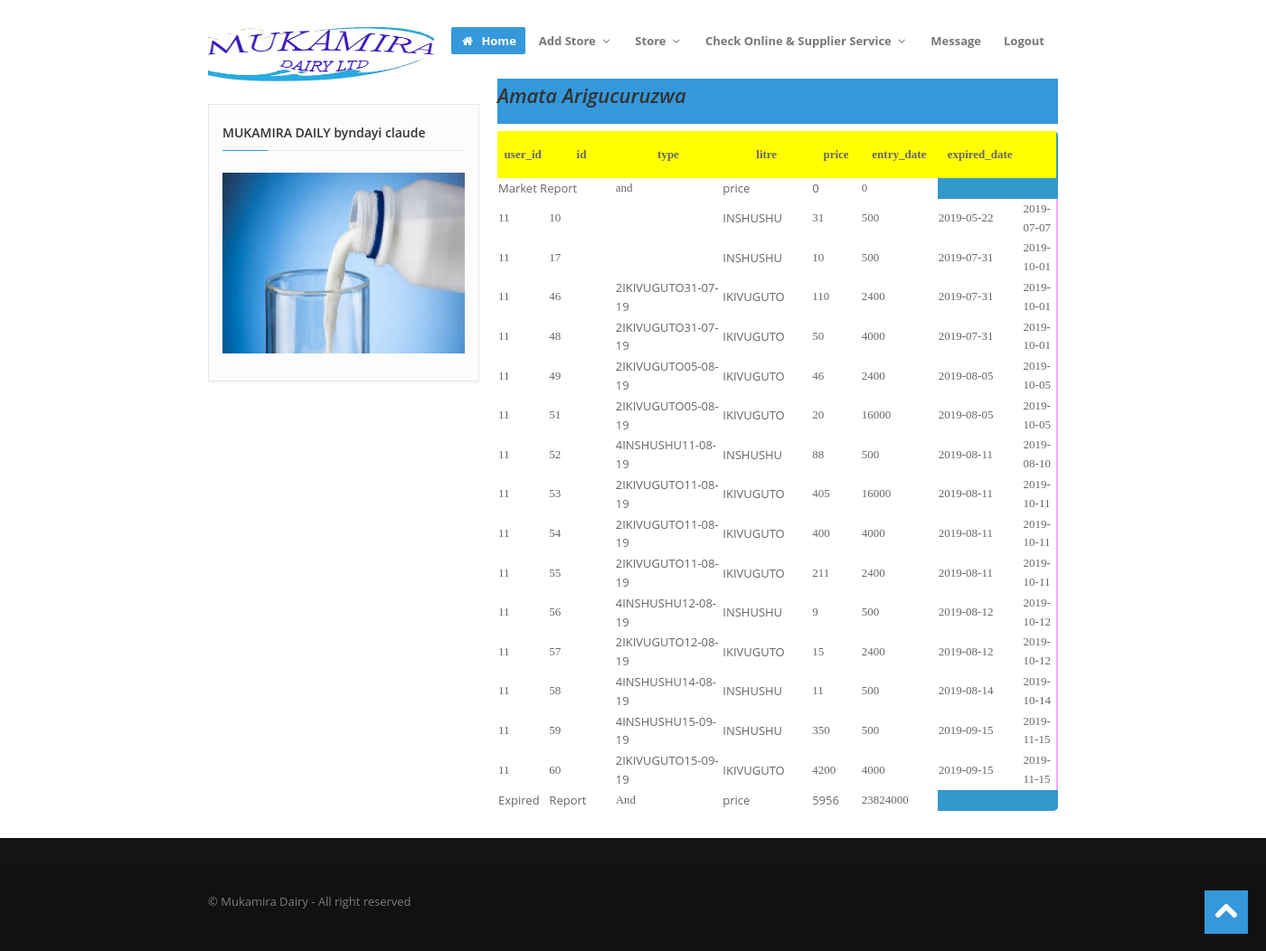
Page /users/output_milk.php (signed in) on the committed database.
### tables this page shows
CREATE TABLE `output_milk` (
  `user_id` int(3) NOT NULL,
  `id` int(3) NOT NULL,
  `product_id` varchar(30) NOT NULL,
  `milk_type` varchar(30) NOT NULL,
  `capacity` int(5) NOT NULL,
  `price` int(6) NOT NULL,
  `input_date` date NOT NULL,
  `expired_date` date NOT NULL,
  `package` int(15) NOT NULL,
  `pack` varchar(3) NOT NULL,
  `status` varchar(12) NOT NULL
);

### users/output_milk.php (the view, shortened to what this page needs)
<?php
if (!isset($_SESSION['id'])) {
  header('location:../index.php');
}
else
{
?>
<!DOCTYPE html>
<html lang="en">
<head>
  <link href="../assets/css/bootstrap.css" rel="stylesheet">
  <link href="../assets/css/bootstrap-responsive.css" rel="stylesheet">
  <link href="../assets/css/prettyPhoto.css" rel="stylesheet">
  <link href="../assets/js/google-code-prettify/prettify.css" rel="stylesheet">
  <link href="../assets/css/flexslider.css" rel="stylesheet">
  <link href="../assets/css/style.css" rel="stylesheet">
  <link href="../assets/color/default.css" rel="stylesheet">
</head>
<body>
  <div id="wrapper">
    <?php
    include("layouts/header.php");
    ?>
    <section id="maincontent">
      <div class="container">
        <div class="row">
          <div class="span4">
            <aside>
              <div class="widget">
                <h6 class="rheading">MUKAMIRA DAILY by<?php echo $_SESSION["names"]; ?><span></span></h6>
              <img src="../assets/img/milk4.jpg"style="height:200px;width:300px; margin-top: 0px;">
              </div>
            </aside>
          </div>
          <div class="span8">
             <section id="subintro" style="margin-top: -28px;">
               <div class="container" style="height: 50px;">
                 <div class="row">
                    <div class="span8">
                      <ul class="breadcrumb" style="margin-top: -6px;">
                       <li>
                       <h3>Amata Arigucuruzwa</h3></li>
                     </ul>
                    </div>
                  </div>
                </div>
              </section>
           <table style="background:#3399CC;border-radius:5px; margin-top: -30px;">
<tr>
<th bgcolor="#ffff" width="80px" height="50px"STYLE="font-family:Script MT;">user_id</th>
<th bgcolor="#ffff" width="160px" height="50px" STYLE="font-family:Script MT;">id</th>
<th bgcolor="#ffff" width="180px" height="50px" STYLE="font-family:Script MT;">type</th>
<th bgcolor="#ffff" width="180px" height="50px" STYLE="font-family:Script MT;">litre</th>
<th bgcolor="#ffff" width="120px" height="50px"STYLE="font-family:Script MT;">price</th>
<th bgcolor="#ffff" width="150px" height="50px" STYLE="font-family:Script MT;">entry_date</th>
<th bgcolor="#ffff" width="150px" height="50px" STYLE="font-family:Script MT;">expired_date</th>
<th bgcolor="#ffff" width="50px" height="50px" STYLE="font-family:Script MT;"> </th>
</tr>
<?Php
try{
class market_milk{
  function __construct(){
    $total=0;
      $price=0;
  ?>
<tr>
  <td bgcolor="#FFFFFF" STYLE="" colspan="2">Market Report</td>
  <td bgcolor="#FFFFFF" STYLE="font-family:Script MT;">and</td>
  <td bgcolor="#FFFFFF" STYLE="">price</td>
  <td bgcolor="#FFFFFF" STYLE=""><?php echo $total;?></td>
  <td bgcolor="#FFFFFF" STYLE="font-family:Script MT;"><?php echo $total*$price;?></td>
</tr>
  <?php
  $d=date("Y-m-d");
  include("../code/connection.php");
  $a=$con->prepare("select * from output_milk where expired_date<'$d'");
  $a->execute();
    $ex_total=0;
  while($row=$a->fetch(PDO::FETCH_ASSOC)){
     ?>
<tr>
<td bgcolor="#FFFFFF" STYLE="font-family:Script MT;"><?php echo $row['user_id'];?></td>
<td bgcolor="#FFFFFF" STYLE="font-family:Script MT;"><?php echo $row['id'];?></td>
<td bgcolor="#FFFFFF" STYLE="font-family:;"><?php echo $row['product_id'];?></td>
<td bgcolor="#FFFFFF" STYLE="font-family:;"><?php echo $row['milk_type'];?></td>
<td bgcolor="#FFFFFF" STYLE="font-family:Script MT;"><?php echo $row['capacity'];?></td>
 <?php $ex_total=$ex_total+$row['capacity'];?>
<td bgcolor="#FFFFFF" STYLE="font-family:Script MT;"><?php echo $price=$row['price'];?></td>
<td bgcolor="#FFFFFF" STYLE="font-family:Script MT;"><?php echo $row['input_date'];?></td>
<td bgcolor="#FFFFFF" STYLE="font-family:Script MT;"><?php echo $row['expired_date'];?></td>
<td style="background:#FFA6FF;">
</td></tr>
<?php
}?>
<tr>
  <td bgcolor="#FFFFFF" STYLE="" colspan="">Expired</td>
  <td bgcolor="#FFFFFF" STYLE="" colspan="">Report</td>
  <td bgcolor="#FFFFFF" STYLE="font-family:Script MT;">And</td>
  <td bgcolor="#FFFFFF" STYLE="" colspan="">price</td>
  <td bgcolor="#FFFFFF" STYLE="" colspan=""><?php echo $ex_total;?></td>
  <td bgcolor="#FFFFFF" STYLE="font-family:Script MT;"><?php echo $ex_total*$price;?></td>
</tr>
<?php
}
}
$obj=new market_milk();
}catch(PDOException $e){echo"i am not robot";}
?>
</table>
          </div>
        </div>
      </div>
    </section>
    <?php
      include("layouts/footer.php");
    ?>
  </div>
  <a href="#" class="scrollup"><i class="icon-chevron-up icon-square icon-48 active"></i></a>
</body>
</html>
<?php } ?>

### assets/css/style.css (style rules this page uses)
.row { margin-bottom:30px; }
#maincontent { z-index:1000; margin-top:0px; }
section#subintro { width: 100%; color: #fff; height:auto; margin: 0 auto; padding: 0; margin-bottom:30px; }
.rheading { margin-bottom: 24px; }
.rheading { position: relative; border-bottom: #e9e9e9 1px solid; padding-bottom: 9px; }
.rheading span { position: absolute; width: 50px; height: 1px; bottom: -1px; left: 0; }
.scrollup { position:fixed; width:48px; height:48px; bottom:20px; right:20px; }
a.scrollup { outline:0; }
aside { background:#fcfcfc; padding:20px 15px 0 15px; margin: 0 0 30px 0; border: 1px solid #e6e6e6; -webkit-box-shadow: 0 2px 0 rgba(0,0,0,0.03); -moz-box-shadow: 0 2px 0 rgba(0,0,0,0.03); box-shadow: 0 2px 0 rgba(0,0,0,0.03); -webkit-box-sizing: border-box; -moz-box-sizing: border-box; box-sizing: border-box; }
aside .widget { margin-bottom:30px; }
[class^="icon-"], [class*=" icon-"] { float:none; }
.icon-square, .icon-rounded, .icon-plain, .icon-circled { margin: 10px 10px 10px 0; display: inline-block !important; text-align: center !important; color: #fff; width: 18px; height: 18px; padding:3px; font-size: 12px; line-height: 18px; text-shadow:none; cursor: pointer; }
.icon-square { background-color: #444; }
[class^="icon-"], [class*=" icon-"] { margin-top: 1px; margin-right: .3em; }
.icon-48 { width: 32px; height: 32px; padding:8px; font-size: 28px; line-height: 30px; }
#subintro .breadcrumb { margin:30px 0 0; background:none; }
#subintro ul.breadcrumb li { margin-bottom:0; padding-bottom:0; color:#fff; font-style:italic; }
.breadcrumb > li { display: inline-block; *display: inline; line-height:1.6em; *zoom: 1; }

### assets/color/default.css (style rules this page uses)
a { color: #3498db; }
.rheading span { background: #3498db; }
[class^="icon-"].active, [class*=" icon-"].active { background-color: #3498db; }
section#subintro { background: #3498db; }

### assets/css/overwrite.css (style rules this page uses)
img { max-width: 100%; width: auto\9; height: auto; vertical-align: middle; border: 0; -ms-interpolation-mode: bicubic; }
body { margin: 0; font-family:'Open Sans', Arial, sans-serif; font-size: 13px; line-height: 1.6em; color: #666; background-color: #ffffff; }
a { color: #0088cc; text-decoration: none; }
h1, h2, h3, h4, h5, h6 { color:#333; font-family: 'Open Sans', sans-serif; font-weight:600; line-height:1.5em; margin-top:0; margin-bottom:15px; }
h3 { font-size: 22px; }
h6 { font-size: 14px; }
.breadcrumb { padding: 8px 0; background-color: #fff; -webkit-border-radius: 0; -moz-border-radius: 0; border-radius: 0; }
.breadcrumb > li { text-shadow: none; }

### rows in the picture
output_milk: user "11", id "10", milk_type "INSHUSHU", capacity "31", price "500", input_date "2019-05-22", expired_date "2019-07-07"
output_milk: user "11", id "17", milk_type "INSHUSHU", capacity "10", price "500", input_date "2019-07-31", expired_date "2019-10-01"
output_milk: user "11", id "46", product "2IKIVUGUTO31-07-19", milk_type "IKIVUGUTO", capacity "110", price "2400", input_date "2019-07-31", expired_date "2019-10-01"
output_milk: user "11", id "48", product "2IKIVUGUTO31-07-19", milk_type "IKIVUGUTO", capacity "50", price "4000", input_date "2019-07-31", expired_date "2019-10-01"
output_milk: user "11", id "49", product "2IKIVUGUTO05-08-19", milk_type "IKIVUGUTO", capacity "46", price "2400", input_date "2019-08-05", expired_date "2019-10-05"
output_milk: user "11", id "51", product "2IKIVUGUTO05-08-19", milk_type "IKIVUGUTO", capacity "20", price "16000", input_date "2019-08-05", expired_date "2019-10-05"
output_milk: user "11", id "52", product "4INSHUSHU11-08-19", milk_type "INSHUSHU", capacity "88", price "500", input_date "2019-08-11", expired_date "2019-08-10"
output_milk: user "11", id "53", product "2IKIVUGUTO11-08-19", milk_type "IKIVUGUTO", capacity "405", price "16000", input_date "2019-08-11", expired_date "2019-10-11"
output_milk: user "11", id "54", product "2IKIVUGUTO11-08-19", milk_type "IKIVUGUTO", capacity "400", price "4000", input_date "2019-08-11", expired_date "2019-10-11"
output_milk: user "11", id "55", product "2IKIVUGUTO11-08-19", milk_type "IKIVUGUTO", capacity "211", price "2400", input_date "2019-08-11", expired_date "2019-10-11"
output_milk: user "11", id "56", product "4INSHUSHU12-08-19", milk_type "INSHUSHU", capacity "9", price "500", input_date "2019-08-12", expired_date "2019-10-12"
output_milk: user "11", id "57", product "2IKIVUGUTO12-08-19", milk_type "IKIVUGUTO", capacity "15", price "2400", input_date "2019-08-12", expired_date "2019-10-12"
output_milk: user "11", id "58", product "4INSHUSHU14-08-19", milk_type "INSHUSHU", capacity "11", price "500", input_date "2019-08-14", expired_date "2019-10-14"
output_milk: user "11", id "59", product "4INSHUSHU15-09-19", milk_type "INSHUSHU", capacity "350", price "500", input_date "2019-09-15", expired_date "2019-11-15"
output_milk: user "11", id "60", product "2IKIVUGUTO15-09-19", milk_type "IKIVUGUTO", capacity "4200", price "4000", input_date "2019-09-15", expired_date "2019-11-15", $ex_total*$price "23824000"

### other values in the picture
$_SESSION["names"] "ndayi claude"
$total "0"
$total*$price "0"
$ex_total "5956"
